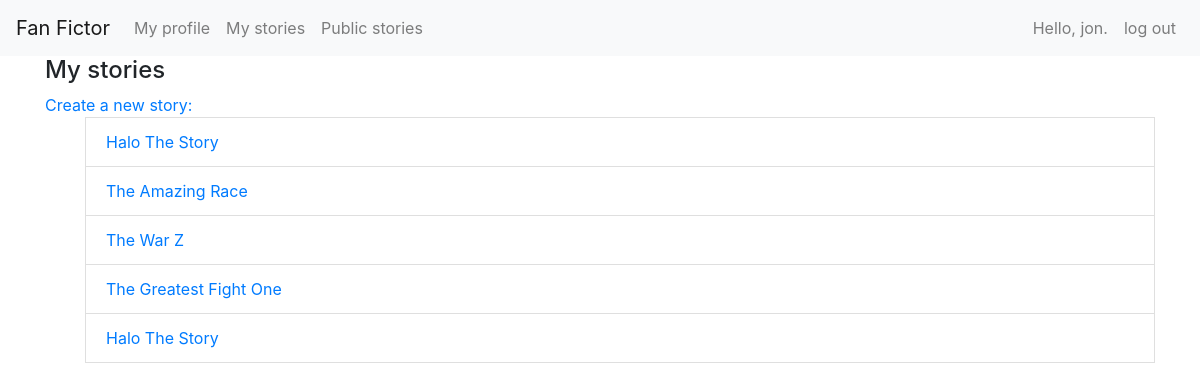
Page /users/mystories/ (signed in) on the committed database.
### fan_fictions/models.py (models this page shows)
class Story(models.Model):
    author = models.ForeignKey(User, on_delete=models.CASCADE)
    public = models.BooleanField(default=True)
    title = models.CharField(max_length=50)
    date_added = models.DateTimeField(auto_now_add=True)
    class Meta:
        verbose_name_plural = 'stories'
    def __str__(self):
        return self.title

### users/views.py (the view)
# urls.py: path('mystories/', views.my_stories, name='my_stories'),
@login_required
def my_stories(request):
    stories = request.user.story_set.order_by('date_added')
    context = {'stories': stories}
    return render(request, 'fan_fictions/my_stories.html', context)

### fan_fictions/templates/fan_fictions/my_stories.html
{% extends "fan_fictions/base.html" %}
{% block header %}
    <h4>My stories</h4>
{% endblock header %}
{% block content %}
<a href="{% url 'fan_fictions:new_story' %}">Create a new story:</a>
<ul>
    {% for story in stories %}
        <li class="list-group-item">
            <a href="{% url 'fan_fictions:story' story.id %}">{{story}}</a>
        </li>
    {% empty %}
        <li>No stories have been added yet.</li>
    {% endfor %}
</ul>
{% endblock content %}

### fan_fictions/templates/fan_fictions/base.html (shortened to what this page needs)
{% load bootstrap4 %}
<html lang="em">
    <head>
        {% bootstrap_css %}
    </head>
     <boby>
        <nav class="navbar navbar-expand-lg navbar-light bg-light">
          <a class="navbar-brand" href="{% url 'fan_fictions:index' %}">Fan Fictor</a>
          <div class="collapse navbar-collapse" id="navbarSupportedContent">
            <ul class="navbar-nav mr-auto">
                <li class="nav-item">
                    <a class="nav-link" href="{% url 'users:my_profile' %}">My profile</a>
                </li>
                <li>
                    <a class="nav-link" href="{% url 'users:my_stories' %}">My stories</a>
                </li>
                <li>
                    <a class="nav-link" href="{% url 'fan_fictions:stories' %}">Public stories</a>
                </li>
            </ul>
            <ul class="navbar-nav ml-auto">
            {% if user.is_authenticated %}
                <li><a class="nav-link" href="{% url 'users:my_profile' %}">Hello, {{user.username}}.</a></li>
                <li><a class="nav-link"href="{% url 'users:logout' %}">log out</a> </li>
            {% else %}
                <li><a class="nav-link"href="{% url 'users:register' %}">Register</a> </li>
                <li><a class="nav-link"href="{% url 'users:login' %}">Log in</a> </li>
            {% endif %}
            </ul>
          </div>
        </nav>
         <div class="container">
            <div class="page-header">
                {% block header %}
                {% endblock header %}
            </div>
            <div>
                {% block content %}
                {% endblock content %}
            </div>
        </div>
    </boby>
</html>

### rows in the picture
Story: title "Halo The Story"
Story: title "The Amazing Race"
Story: title "The War Z"
Story: title "The Greatest Fight One"
Story: title "Halo The Story"

### other values in the picture
{{ user.username }} "jon"
